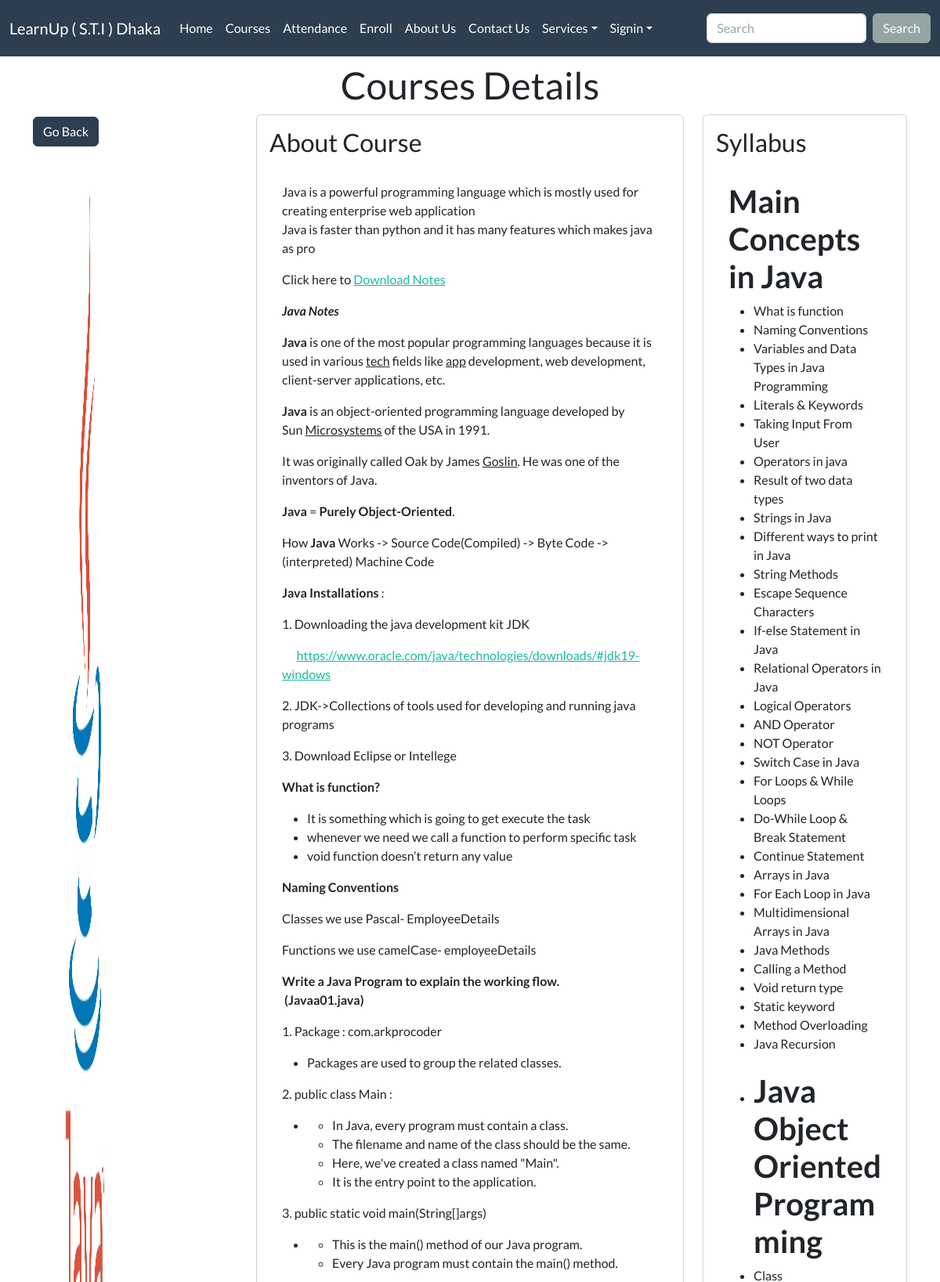
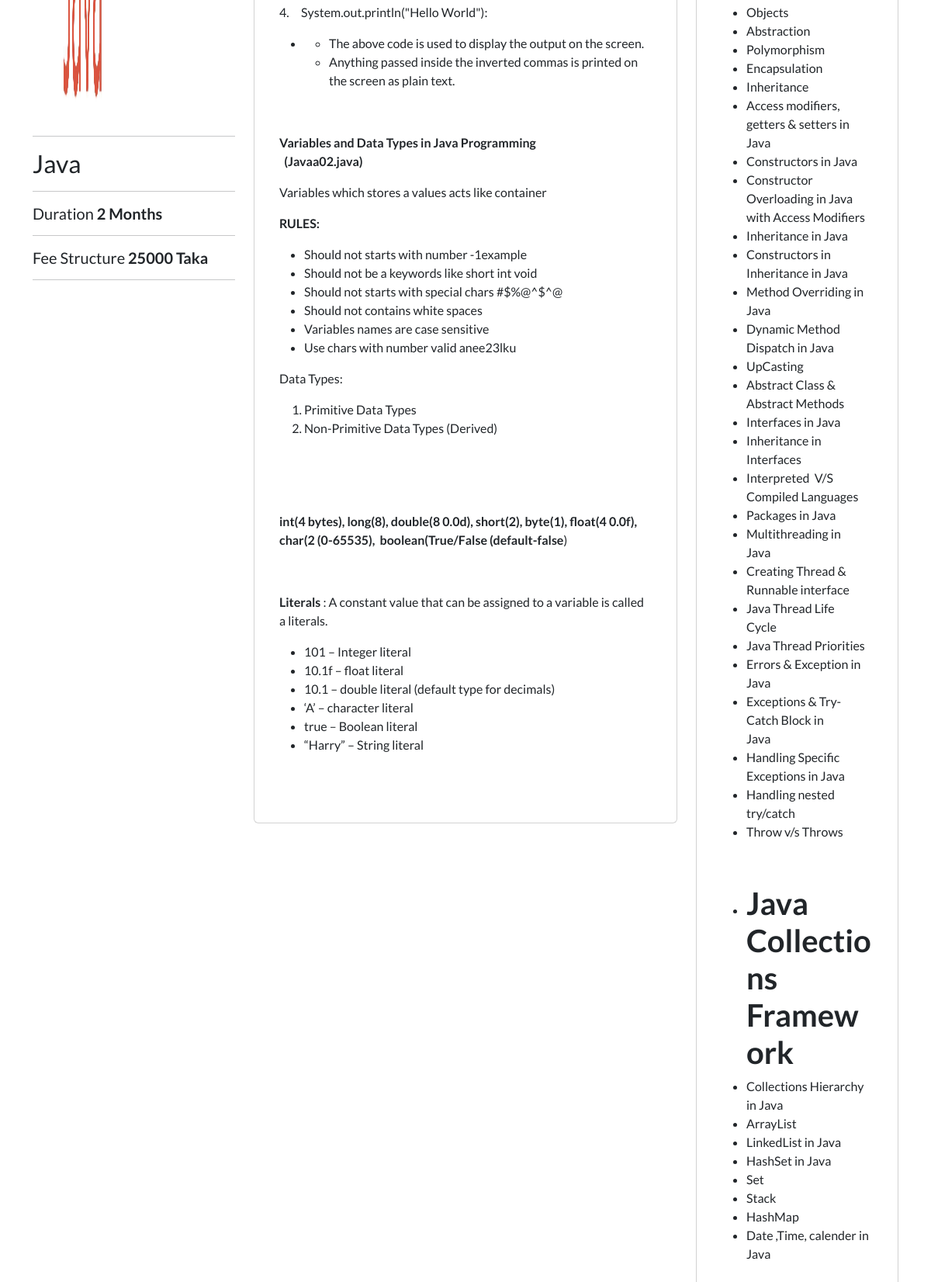
Screenshot of /course/Java/ with the database file from the repository (2 pictures, top to bottom).
### startupapp/models.py (models this page shows, shortened)
class Courses(models.Model):
    courseName=models.CharField(max_length=150,primary_key=True)
    image=models.ImageField(upload_to="course",blank=True,null=True)
    courseFee=models.IntegerField()
    courseDuration=models.IntegerField()
    syllabus=RichTextField(default="syllabus")
    aboutCourse=RichTextField(default="aboutCourse")
    stars=models.IntegerField(default=3)

### startupapp/views.py (the view)
# urls.py: path('course/<id>/',views.course,name="course"),
def course(request,id):
    course=Courses.objects.filter(courseName=id)
    context={"course":course}
    return render(request,"course.html",context)

### templates/course.html (shortened to what this page needs)
{% extends 'base.html' %}
{% block body %}
<div class="container mt-2">
<h1 class="text-center"> Courses Details</h1>
<div class="row">
    {% for c in course %}
<div class="col-md-3">
    <h3><a href="/courses" class="btn btn-primary"> Go Back</a></h3>
    <img src="{{c.image.url}}" id="card-img" class="card-img-top mt-3" alt="not found">
    <hr>
    <h3>
    {{c.courseName}}
    </h3>
    <hr>
    <h5>Duration <span><b>{{c.courseDuration}} Months</b></span></h5>
    <hr>
    <h5>Fee Structure <span><b>{{c.courseFee}} Taka</b></span></h5>
    <hr>
</div>
<div class="col-md-6">
<div class="card p-3">
    <div class="card-title">
        <h3>About Course</h3>
    </div>
    <div class="card-body">
        {{c.aboutCourse | safe}}
    </div>
</div>
</div>
<div class="col-md-3">
    <div class="card p-3">
        <div class="card-title">
            <h3>Syllabus</h3>
        </div>
        <div class="card-body">
            {{c.syllabus | safe}}
        </div>
    </div>
</div>
    {% endfor %}
</div>
</div>
{% endblock body %}

### rows the page displays
Courses: image (picture), courseName "Java", courseDuration "2", courseFee "25000", aboutCourse "Java is a powerful programming language which is mostly used for creating enterprise web application Java is faster than python and it has many features which makes java as pro Click here to Download Notes Java Notes Java is one of the most popular programming languages because it is used in various tech fields like app development, web development, client-server applications, etc. Java is an object-oriented programming language developed by Sun Microsystems of the USA in 1991. It was originally called Oak by James Goslin . He was one of the inventors of Java. Java = Purely Object-Oriented . How Java Works -> Source Code(Compiled) -> Byte Code ->(interpreted) Machine Code Java Installations…", syllabus "Main Concepts in Java What is function Naming Conventions Variables and Data Types in Java Programming Literals & Keywords Taking Input From User Operators in java Result of two data types Strings in Java Different ways to print in Java String Methods Escape Sequence Characters If-else Statement in Java Relational Operators in Java Logical Operators AND Operator NOT Operator Switch Case in Java For Loops & While Loops Do-While Loop & Break Statement Continue Statement Arrays in Java For Each Loop in Java Multidimensional Arrays in Java Java Methods Calling a Method Void return type Static keyword Method Overloading Java Recursion Java Object Oriented Programming Class Objects Abstraction…"
